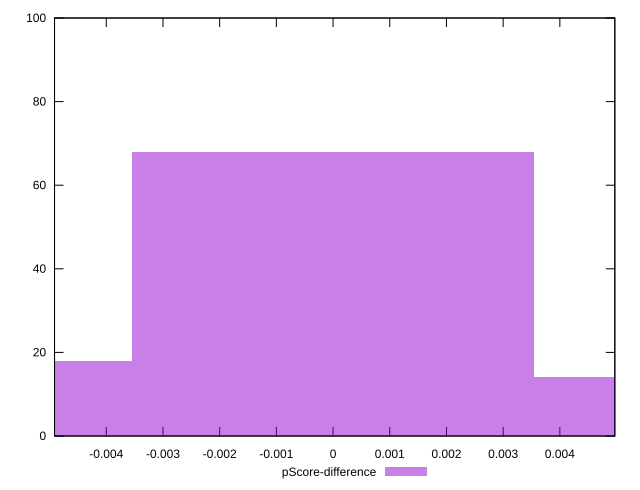

Write the gnuplot code that produced this figure.
reset

$pScoreDifference <<EOF
0 68
-0.007077087772127429 18
0.007077087772127429 14
EOF

set key outside below
set boxwidth 0.007077087772127429
set xrange [-0.004912589498566322:0.004969728615245805]
set yrange [0:100]
set trange [0:100]
set style fill transparent solid 0.5 noborder
set terminal svg size 640, 490 enhanced background rgb 'white'
set output "report_00015_2021-02-09T16-11-33.973Z/first-meaningful-paint/samples/pages+cached+noadtech/pScore-difference/histogram.svg"

plot $pScoreDifference title "pScore-difference" with boxes

reset
